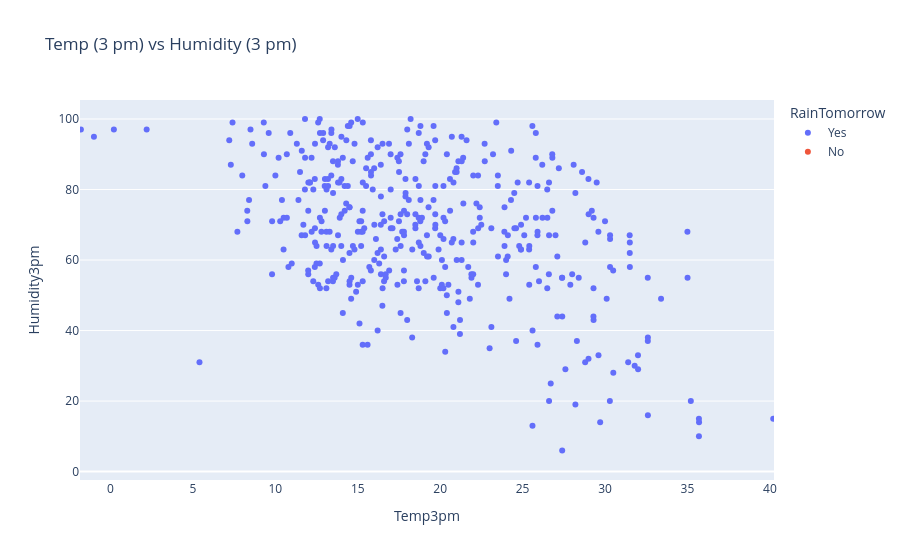

Notebook code cell kept with this figure:
### Markdown cell above
#### Relationship between Temperature and Humidity at 3pm

### Code cell
px.strip(raw_df.sample(2000), title='Temp (3 pm) vs Humidity (3 pm)', x='Temp3pm', y='Humidity3pm', color='RainTomorrow')

### Figure 1 — Plotly figure (JSON) as saved in the notebook; plotly's stock layout.template omitted (floating-point values rounded to 4 significant figures; data arrays with more than 128 entries replaced by an {"elided": "..."} marker saying what was removed)
{"data": [{"alignmentgroup": "True", "boxpoints": "all", "fillcolor": "rgba(255,255,255,0)", "hoveron": "points", "hovertemplate": "RainTomorrow=Yes<br>Temp3pm=%{x}<br>Humidity3pm=%{y}<extra></extra>", "legendgroup": "Yes", "line": {"color": "rgba(255,255,255,0)"}, "marker": {"color": "#636efa"}, "name": "Yes", "offsetgroup": "Yes", "orientation": "v", "pointpos": 0, "showlegend": true, "type": "box", "x": {"elided": "424 float values"}, "x0": " ", "xaxis": "x", "y": {"elided": "424 float values"}, "y0": " ", "yaxis": "y"}, {"alignmentgroup": "True", "boxpoints": "all", "fillcolor": "rgba(255,255,255,0)", "hoveron": "points", "hovertemplate": "RainTomorrow=No<br>Temp3pm=%{x}<br>Humidity3pm=%{y}<extra></extra>", "legendgroup": "No", "line": {"color": "rgba(255,255,255,0)"}, "marker": {"color": "#EF553B"}, "name": "No", "offsetgroup": "No", "orientation": "v", "pointpos": 0, "showlegend": true, "type": "box", "x": {"elided": "1576 float values"}, "x0": " ", "xaxis": "x", "y": {"elided": "1576 float values"}, "y0": " ", "yaxis": "y"}], "layout": {"boxmode": "group", "legend": {"title": {"text": "RainTomorrow"}, "tracegroupgap": 0}, "title": {"text": "Temp (3 pm) vs Humidity (3 pm)"}, "xaxis": {"anchor": "y", "domain": [0, 1], "title": {"text": "Temp3pm"}}, "yaxis": {"anchor": "x", "domain": [0, 1], "title": {"text": "Humidity3pm"}}}}
